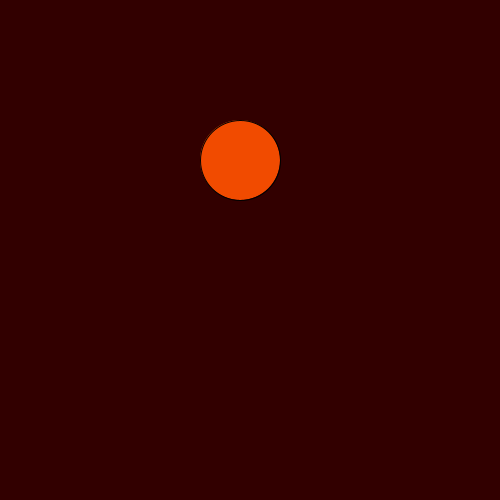
Frame 1 (no input)
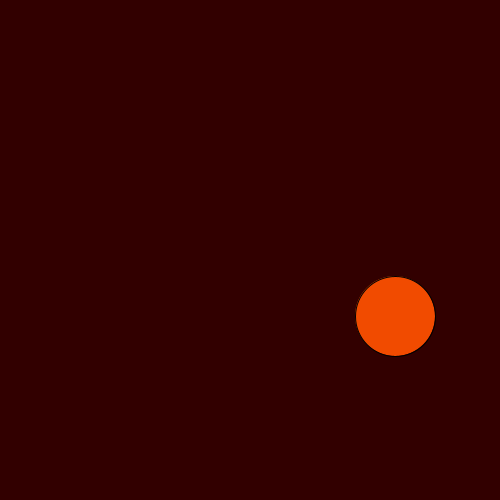
Frame 60 (the mouse pressed at the canvas centre just before this capture)
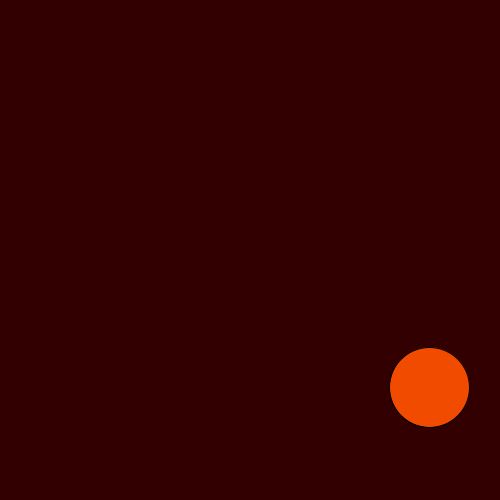
Frame 120 (the mouse held since frame 60 and released just before this capture)

The Processing sketch that drew these frames (run headless with seeded random() and noise(); from frame 60 on, the mouse is pressed at the canvas centre):

// Processing sketch: processing_167907
// ── processing_167907.pde


float x = 200;
float y = 120;
float w = 80;
float h = 80;
 
// and speed in both the x and y axis
 
float speedX = 5;
float speedY = 2;
 
 
void setup() {
 
  size(500, 500);
  smooth(3);
 
  // change the mode we draw circles so they are
  // aligned in the top left
  ellipseMode(CORNER);
 
}
 
void draw() {
   
  //clear the background and set the fill colour
  background(50, 0, 0);
  fill(241, 75, 0);
 
  // draw the circle in its current position
  ellipse(x, y, w, h);
 
  // add gravity to the Y speed
  speedY = speedY + 1;
 
  // add the speed to the position
  x = x + speedX;
  y = y + speedY;
 
  // if we're off the left or off the right, reverse the speed
  if ((w > width - x) || (x <= 5)) {
    speedX = -speedX;
  }
 
  // if we've hit the floor...
  if (y > height - h) {
    // set the position to be on the top
    y = height - h;
    
    speedY = speedY * -0.9;
  }
  else if (y <= 0) {
    // if the ball is off the top,
    // make it bounce off
    speedY = -speedY;
  }
}
 
void mousePressed() {
  // moving velocity of the ball with mousePressed
 
  speedX = random(-50, 30);     
  speedY = -50;
}
